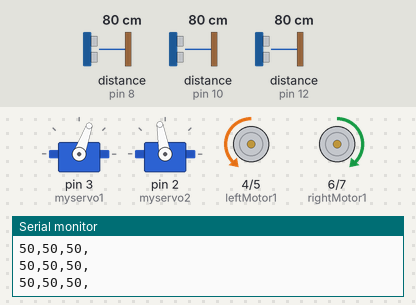
Simulated run of this sketch. Board: Arduino Uno, built with avr-gcc and run on an emulated ATmega328P. Parts: 2 × servo, motor-driver pin pairs drawn as motors (green arrow = first pin HIGH = forward, orange = second pin HIGH = backward, longer = more drive), the last lines printed to the serial monitor. Wiring (inferred from the names in the program): 3 × ultrasonic range finder: trigger pin 9, echo pin 8 / trigger pin 11, echo pin 10 / trigger pin 13, echo pin 12; MPU-6050 motion sensor at I2C address 0x68. Inputs (shaded band) come from the test bench; at power-on: distance to the obstacle (sensors on pin 8, pin 12, pin 10) 80 cm. The echo pulse lasts 58.3 µs per cm.

Above: at 3.2 s.
3.3 s: distance to the obstacle (sensor on pin 8) set to 2 cm
At 4.4 s:
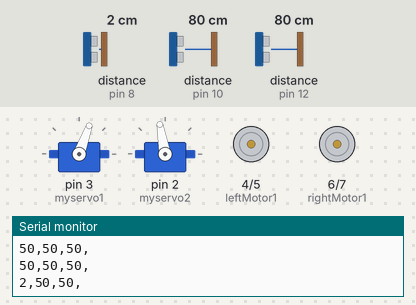
At 6.09 s:
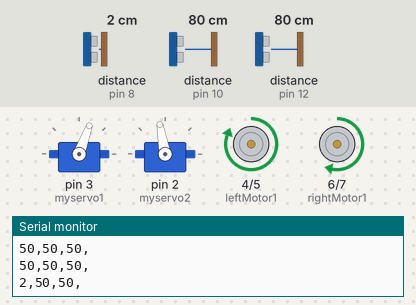
6.3 s: distance to the obstacle (sensor on pin 12) set to 2 cm
9.3 s: distance to the obstacle (sensor on pin 10) set to 15 cm
12.3 s: distance to the obstacle (sensor on pin 10) set to 12 cm
At 20.7 s:
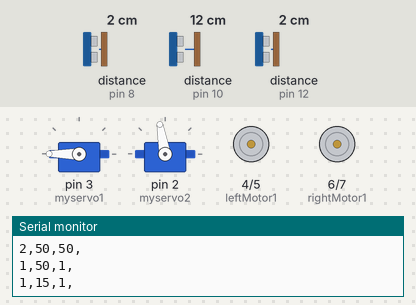
Timing chart, 0 to 41.9 s (numbered marks = the images above; inputs shaded):
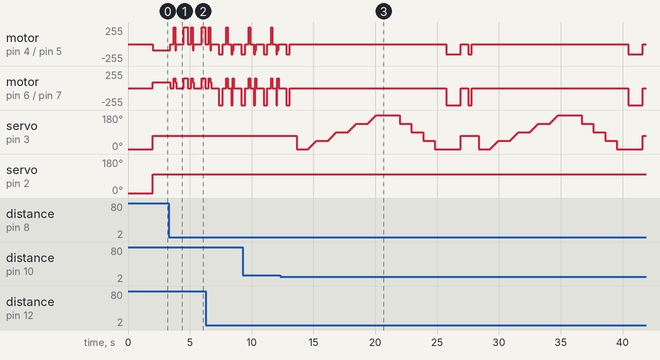

The sketch:

perfect_1_.ino
```cpp
#include <Wire.h>
#include <SD.h>
#include <SPI.h>
#include <Servo.h>
#include <Adafruit_MPU6050.h>

Adafruit_MPU6050 mpu;

const int MPU_addr = 0x68; // MPU6050 I2C address
int16_t AcX, AcY, AcZ, Tmp, GyX, GyY, GyZ; // Sensor data variables

float gyroAngleZ = 0.0; // Z轴的旋转角度
unsigned long prevTime = 0; // 上一次的时间戳

int pos1 = 0;//下舵机
int pos2 = 130;//上舵机
Servo myservo1;
Servo myservo2;

#define STOP      0
#define FORWARD   1
#define BACKWARD  2
#define LEFT  3
#define RIGHT 4
const int d_wall = 16 ;
const int lr_wall = 12;
const int VAL = 90;
const int VAL1 = 150;

int leftMotor1 = 4;
int leftMotor2 = 5;
int rightMotor1 = 6;
int rightMotor2 = 7;
float Zexia=0;
int n=0;


int inputPin1=8;   // 定义左侧超声波信号接收接口
int outputPin1=9;  // 定义左侧超声波信号发出接口

int inputPin2=10;   // 定义中间超声波信号接收接口
int outputPin2=11;  // 定义中间超声波信号发出接口

int inputPin3=12;   // 定义右侧超声波信号接收接口
int outputPin3=13;  // 定义右侧超声波信号发出接口

int dis[3];//记录三个方向超声波探测到的障碍物距离 行走优先级左、中、右


void setup() {
  // put your setup code here, to run once:
  //串口初始化
  Serial.begin(9600);
  //测速引脚初始化
  delay(2000);
  pinMode(leftMotor1, OUTPUT);
  pinMode(leftMotor2, OUTPUT);
  pinMode(rightMotor1, OUTPUT);
  pinMode(rightMotor2, OUTPUT);


  int pos1;// = 90;//下舵机
int pos2; //= 170;//上舵机
  myservo1.attach(3, 500, 2500);          //修正脉冲宽度
  myservo2.attach(2, 500, 2500);
myservo1.write(pos1);
myservo2.write(pos2);

  //超声波控制引脚初始化
  pinMode(inputPin1, INPUT);
  pinMode(outputPin1, OUTPUT);
  pinMode(inputPin2, INPUT);
  pinMode(outputPin2, OUTPUT);
  pinMode(inputPin3, INPUT);
  pinMode(outputPin3, OUTPUT);
  Wire.begin();
  Serial.begin(9600);
  Wire.beginTransmission(MPU_addr);
  Wire.write(0x6B);  // PWR_MGMT_1 register
  Wire.write(0);     // set to zero (wakes up the MPU-6050)
  Wire.endTransmission(true);
}


void loop() {
    static int loopCounter = 0; // 计数器用于跟踪循环次数
    myservo1.write(70);
myservo2.write(100);
    int dis1, dis2, dis3;
    float AcZ;
//    float Z=getZ();
//    Z=getmpu();

    dis1 = getLeftDistance();
    dis2 = getMidDistance();
    dis3 = getRightDistance();
/*
    Serial.println(n);
    Serial.print(dis1);
    Serial.print(",");
    Serial.print(dis2);
    Serial.print(",");
    Serial.println(dis3);

    dis1 = getLeftDistance();
    dis2 = getMidDistance();
    dis3 = getRightDistance();*/

    if (loopCounter % 3 == 0) {
        // 输出dis值，每隔3次循环执行
       //Serial.print("dis1: ");
        Serial.print(dis1);
        Serial.print(",");
        Serial.print(dis2);
        Serial.print(",");
        Serial.print(dis3);
        Serial.println(",");
        /*Serial.print(AcZ);
         Serial.print(",");
          Serial.print(Z);
        Serial.println(" ");*/


    }

    if (dis1 < 2 || dis3 < 2) {
        motorRun(STOP);
        delay(300);
        motorRun(BACKWARD);
        delay(300);
        motorRun(STOP);
        dis1 = getLeftDistance();
        dis2 = getMidDistance();
        dis3 = getRightDistance();
        if (dis1 < dis3) {
            motorRun(RIGHT);
            delay(300);
        } else {
            motorRun(LEFT);
            delay(300);
        }
    }

    if (dis2 < 14) {
        motorRun(STOP);
        delay(200);
        //printf("stop");
        if (dis1 > 30) {
            motorRun(LEFT);
            //Serial.print("turn left");
            delay(600);
            motorRun(STOP);
        } else if (dis3 > 30) {
            motorRun(RIGHT);
            //Serial.print("turn right");
            delay(600);
            motorRun(STOP);
        } else if (dis1 < dis3) {
            motorRun(BACKWARD);
            delay(350);
            motorRun(STOP);
            duoji();
            motorRun(RIGHT);
            //Serial.print("turn around");
            delay(1150);
            motorRun(STOP);
        } else {
          motorRun(BACKWARD);
            delay(350);
            motorRun(STOP);
            duoji();
            motorRun(LEFT);
            delay(1150);
            motorRun(STOP);
        }
    } else {
        if (dis1 < 3) {
            motorRun(BACKWARD);
            delay(300);
            motorRun(RIGHT);
            delay(100);
        }
        if (dis3 < 3) {
            motorRun(BACKWARD);
            delay(300);
            motorRun(LEFT);
            delay(100);
        }
        motorRun(FORWARD);
        delay(100);
    }

    loopCounter++; // 增加循环计数器
}


/*int getn(int n){
  n++;
    if(n>=8000){
    n=0;
  }
}*/
/*
float getZ(){
   float GyZ = getmpu();
   int gyroAngle;

   if(GyZ>500||GyZ<-500){
    GyZ = getmpu();
   }
else
{
  GyZ=0;
}
  // 获取当前时间
  unsigned long currentTime = millis();

  // 计算时间间隔
  float elapsedTime = (currentTime - prevTime) / 1000.0; // 时间间隔，单位：秒

  // 使用陀螺仪数据来更新Z轴的旋转角度
  gyroAngleZ += (GyZ / 131.0) * elapsedTime; // 131.0是陀螺仪的灵敏度因子，根据传感器规格表来调整

  // 打印Z轴的旋转角度
  Serial.println(GyZ);
  Serial.print("Z轴旋转角度: ");
  Serial.println(gyroAngleZ);

  // 更新时间戳
  prevTime = currentTime;

  return gyroAngleZ;
}*/
/*
float getmpu() {
  Wire.beginTransmission(MPU_addr);
  Wire.write(0x3B);  // 从寄存器0x3B（ACCEL_XOUT_H）开始读取数据
  Wire.endTransmission(false);
  Wire.requestFrom(MPU_addr, 14); // 请求总共14个寄存器的数

  // 读取传感器数据
  int16_t t = Wire.read();
  AcX = (t << 8) | Wire.read(); // ACCEL_XOUT_H & ACCEL_XOUT_L
  t = Wire.read();
  AcY = (t << 8) | Wire.read(); // ACCEL_YOUT_H & ACCEL_YOUT_L
  t = Wire.read();
  AcZ = (t << 8) | Wire.read(); // ACCEL_ZOUT_H & ACCEL_ZOUT_L
  t = Wire.read();
  Tmp = (t << 8) | Wire.read(); // TEMP_OUT_H & TEMP_OUT_L
  t = Wire.read();
  GyX = (t << 8) | Wire.read(); // GYRO_XOUT_H & GYRO_XOUT_L
  t = Wire.read();
  GyY = (t << 8) | Wire.read(); // GYRO_YOUT_H & GYRO_YOUT_L
  t = Wire.read();
  GyZ = (t << 8) | Wire.read(); // GYRO_ZOUT_H & GYRO_ZOUT_L
  t = Wire.read();
  //return t;
  Serial.println(GyZ);
  return GyZ;
  //delay(500);
}*/

void motorRun(int cmd)
{
analogWrite(leftMotor1,5);//从0到255
    analogWrite(leftMotor2,5);//从0到255

  switch(cmd){
    case FORWARD:
      analogWrite(leftMotor1, 0);
      analogWrite(leftMotor2, VAL);
      analogWrite(rightMotor1, VAL);
      analogWrite(rightMotor2, 0);
      break;
    case BACKWARD:
      analogWrite(leftMotor1, VAL);
      analogWrite(leftMotor2, 0);
      analogWrite(rightMotor1, 0);
      analogWrite(rightMotor2, VAL);
      break;
    case LEFT:
      analogWrite(leftMotor1, 0);
      analogWrite(leftMotor2, VAL1);
      analogWrite(rightMotor1, 0);
      analogWrite(rightMotor2, VAL1);
      break;
    case RIGHT:
      analogWrite(leftMotor1, VAL1);
      analogWrite(leftMotor2, 0);
      analogWrite(rightMotor1, VAL1);
      analogWrite(rightMotor2, 0);
      break;

    default:
      analogWrite(leftMotor1, 0);
      analogWrite(leftMotor2, 0);
      analogWrite(rightMotor1, 0);
      analogWrite(rightMotor2, 0);
  }
}


//超声波测距
int getLeftDistance()
{
  digitalWrite(outputPin1, LOW); // 使发出发出超声波信号接口低电平2μs
  delayMicroseconds(2);
  digitalWrite(outputPin1, HIGH); // 使发出发出超声波信号接口高电平10μs，这里是至少10μs
  delayMicroseconds(10);
  digitalWrite(outputPin1, LOW); // 保持发出超声波信号接口低电平
  int distance = pulseIn(inputPin1, HIGH); // 读出脉冲时间
  distance= distance/58; // 将脉冲时间转化为距离（单位：厘米）

if (distance <=50 && distance>=0)
  {
    //如果距离小于50厘米返回左侧超声波测距数据
    return distance;
  }
  else
    return 50;
}

int getMidDistance()
{
  digitalWrite(outputPin2, LOW); // 使发出发出超声波信号接口低电平2μs
  delayMicroseconds(2);
  digitalWrite(outputPin2, HIGH); // 使发出发出超声波信号接口高电平10μs，这里是至少10μs
  delayMicroseconds(10);
  digitalWrite(outputPin2, LOW); // 保持发出超声波信号接口低电平
  int distance = pulseIn(inputPin2, HIGH); // 读出脉冲时间
  distance= distance/58; // 将脉冲时间转化为距离（单位：厘米）

if (distance <=50 && distance>=0)
  {
    //如果距离小于50厘米返回左侧超声波测距数据
    return distance;
  }
  else
    return 50;
}

int getRightDistance()
{
  digitalWrite(outputPin3, LOW); // 使发出发出超声波信号接口低电平2μs
  delayMicroseconds(2);
  digitalWrite(outputPin3, HIGH); // 使发出发出超声波信号接口高电平10μs，这里是至少10μs
  delayMicroseconds(10);
  digitalWrite(outputPin3, LOW); // 保持发出超声波信号接口低电平
  int distance = pulseIn(inputPin3, HIGH); // 读出脉冲时间
  distance= distance/58; // 将脉冲时间转化为距离（单位：厘米）

  if (distance <=50 && distance>=0)
  {
    //如果距离小于50厘米返回左侧超声波测距数据
    return distance;
  }
  else
    return 50;
}


//舵机转动
void duoji(){
 myservo2.write(100);
  for (pos1 = 0; pos1 <= 180; pos1 += 1) {       //pos+=1等价于pos=pos+1下舵机
    myservo1.write(pos1);
if (pos1==0||pos1==45||pos1==90||pos1==135||pos1==180){

    for (pos2 = 150; pos2 <= 180; pos2 += 1) {       //pos+=1等价于pos=pos+1上舵机
    delay(15);
  }
  for (pos2 = 180; pos2 >= 150; pos2 -= 1) {
    delay(15);
  }
    }
    delay(15);
  }


  for (pos1 = 180; pos1 >= 0; pos1 -= 1) {
    myservo1.write(pos1);
    if (pos1==0||pos1==45||pos1==90||pos1==135||pos1==180){

    for (pos2 = 150; pos2 <= 180; pos2 += 1) {       //pos+=1等价于pos=pos+1上舵机
    delay(15);
  }
  for (pos2 = 180; pos2 >= 150; pos2 -= 1) {
    delay(15);
  }
    delay(15);
  }
  }
}

void initializeMPU6050() {
  // Initialize MPU6050
  mpu.begin();
  Wire.beginTransmission(MPU_addr);
  Wire.write(0x6B); // PWR_MGMT_1 register
  Wire.write(0); // Set to 0 to wake up the MPU6050
  Wire.endTransmission(true);

  // Configure the gyro sensitivity (optional)
  // You may need to adjust this based on your MPU6050 module
  // See MPU6050 datasheet for sensitivity values
  /*Wire.beginTransmission(MPU_addr);
  Wire.write(0x1B); // Gyro configuration register (0x1B)
  Wire.write(0x08); // Set the gyro sensitivity to +/- 500 degrees per second
  Wire.endTransmission(true);*/
}
```

Measured:
- the behaviour switches between 14 and 13 cm on distance to the obstacle (sensor on pin 10) (found by bisection; images 2 and 3)
